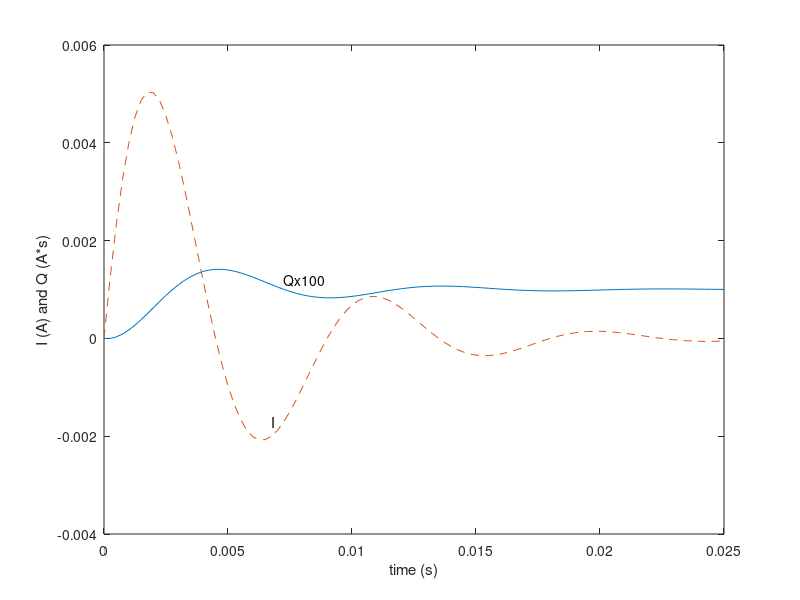

Write MATLAB code to recreate this figure.
% L10_4 same as f10_7
% Copyright S. Nakamura, 1995
figure(1)
set(gcf,'NumberTitle','off','Name','Figure 10.7; List 10.4')

clear;    %x10_8mains.m
clear, clf, hold off
R = 100;      %ohm
L = 200e-3;   %H
C = 10e-6;    %F
E = 1;
h = 0.25e-3;
n=1;
t(1)=0; y(:,1)=[0;0];
M=[0,1;-1/(L*C), -R/L]; S = [0;E/L];
while n<101
   y(:,n+1) = y(:,n) + h*(M*y(:,n)+S);
   t(n+1) = n*h;
   n=n+1;
end
plot(t,100*y(1,:),t,y(2,:),'--' )
text(t(30), 119*(y(1,30)), 'Qx100')
text(t(28), y(2,30), 'I')
xlabel('time (s)')
ylabel('I (A) and Q (A*s)')

%print x10_8mains.ps
